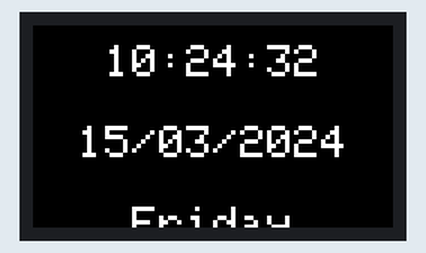
Simulated run of this sketch. Board: ESP32. Parts: 240×135 colour display. WiFi joins after 1.5 s; servers stay silent unless stated; network time is answered at once with the bench clock; the local clock reads 2024-03-15 10:24:30 at power-on unless the sketch sets it; what the sketch prints to the serial monitor is not drawn.

Above: at 2.3 s.
At 6.4 s:
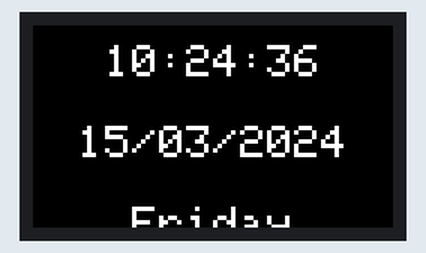
At 10.6 s:
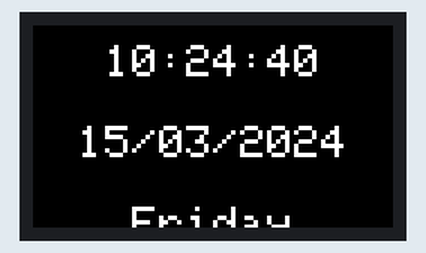
At 19.9 s:
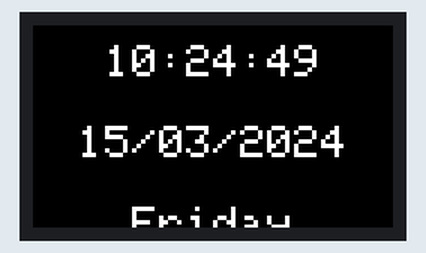
At 29.3 s:
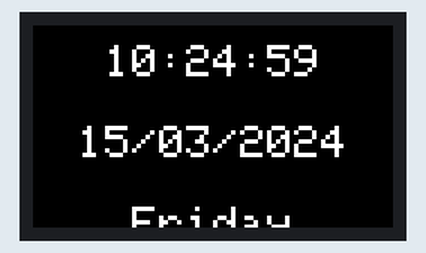
At 38.6 s:
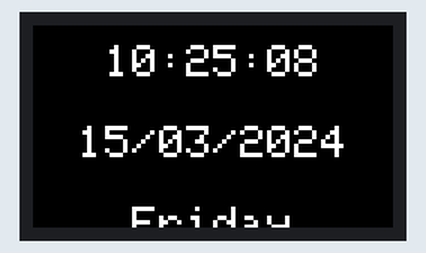

The sketch:

TimeDataDayDisplay.ino
```cpp
#include <TFT_eSPI.h>
#include <WiFi.h>
#include <NTPClient.h>
#include <WiFiUdp.h>

const char* ssid = "xyz";
const char* password = "xyz";

const long utcOffsetInSeconds = 2 * 3600; // Central European Time (UTC+2)

WiFiUDP ntpUDP;
NTPClient timeClient(ntpUDP, "pool.ntp.org", utcOffsetInSeconds);

// Define TFT pins for TTGO T-Display 1st gen
#define TFT_CS    15
#define TFT_RST   -1 // Not used
#define TFT_DC    33

TFT_eSPI tft = TFT_eSPI(); // Create a TFT_eSPI object

void setup() {
  Serial.begin(115200);

  // Connect to WiFi
  WiFi.begin(ssid, password);
  while (WiFi.status() != WL_CONNECTED) {
    delay(1000);
    Serial.println("Connecting to WiFi...");
  }
  Serial.println("Connected to WiFi");

  // Initialize TFT display
  tft.init();
  tft.setRotation(1); // Adjust rotation if needed
  tft.fillScreen(TFT_BLACK);

  // Initialize NTP client
  timeClient.begin();
  timeClient.update();
}

void loop() {
  timeClient.update();

  // Display current time and date
  displayTimeDate();

  delay(1000); // Update every second
}

void displayTimeDate() {
  tft.fillScreen(TFT_BLACK);
  tft.setTextDatum(MC_DATUM); // Set text datum to middle center
  tft.setTextColor(TFT_WHITE);

  // Set a moderate font size
  int textSize = 3;
  tft.setTextSize(textSize);

  int hours = timeClient.getHours();
  int minutes = timeClient.getMinutes();
  int seconds = timeClient.getSeconds();

  // Format the time string
  String timeStr = ((hours < 10) ? " " : "") + String(hours) + ":" + ((minutes < 10) ? "0" : "") + String(minutes) + ":" + ((seconds < 10) ? "0" : "") + String(seconds);

  // Get the epoch time
  unsigned long epochTime = timeClient.getEpochTime();
  // Convert epoch time to a readable date
  String dateStr = epochToDateString(epochTime);

  // Get the day of the week
  String dayStr = getDayOfWeek(epochTime);

  // Calculate the width and height of the text
  int16_t textHeight = tft.fontHeight(textSize);

  // Calculate the positions to center the text horizontally
  int16_t x = tft.width() / 2;
  int16_t yTime = (tft.height() - textHeight) / 2 - 30;
  int16_t yDate = yTime + textHeight + 30; // Adding a little spacing between lines
  int16_t yDay = yDate + textHeight + 30;  // Adding a little more spacing

  // Display the time, date, and day of the week on separate lines
  tft.drawString(timeStr, x, yTime);
  tft.drawString(dateStr, x, yDate);
  tft.drawString(dayStr, x, yDay);
}

// Function to convert epoch time to a readable date string
String epochToDateString(unsigned long epochTime) {
  struct tm *timeInfo;
  time_t t = epochTime;
  timeInfo = localtime(&t);
  char buffer[20];
  sprintf(buffer, "%02d/%02d/%02d", timeInfo->tm_mday, timeInfo->tm_mon + 1, timeInfo->tm_year + 1900); // Day/Month/Year format
  return String(buffer);
}

// Function to get the day of the week from epoch time
String getDayOfWeek(unsigned long epochTime) {
  const char *dayNames[] = {"Sunday", "Monday", "Tuesday", "Wednesday", "Thursday", "Friday", "Saturday"};
  time_t t = epochTime;
  struct tm *timeInfo;
  timeInfo = localtime(&t);
  int dayOfWeek = timeInfo->tm_wday;
  return String(dayNames[dayOfWeek]);
}
```

Measured:
- what the display in image 0 shows lasts 1.0 s, from 2.3 s to 3.3 s
